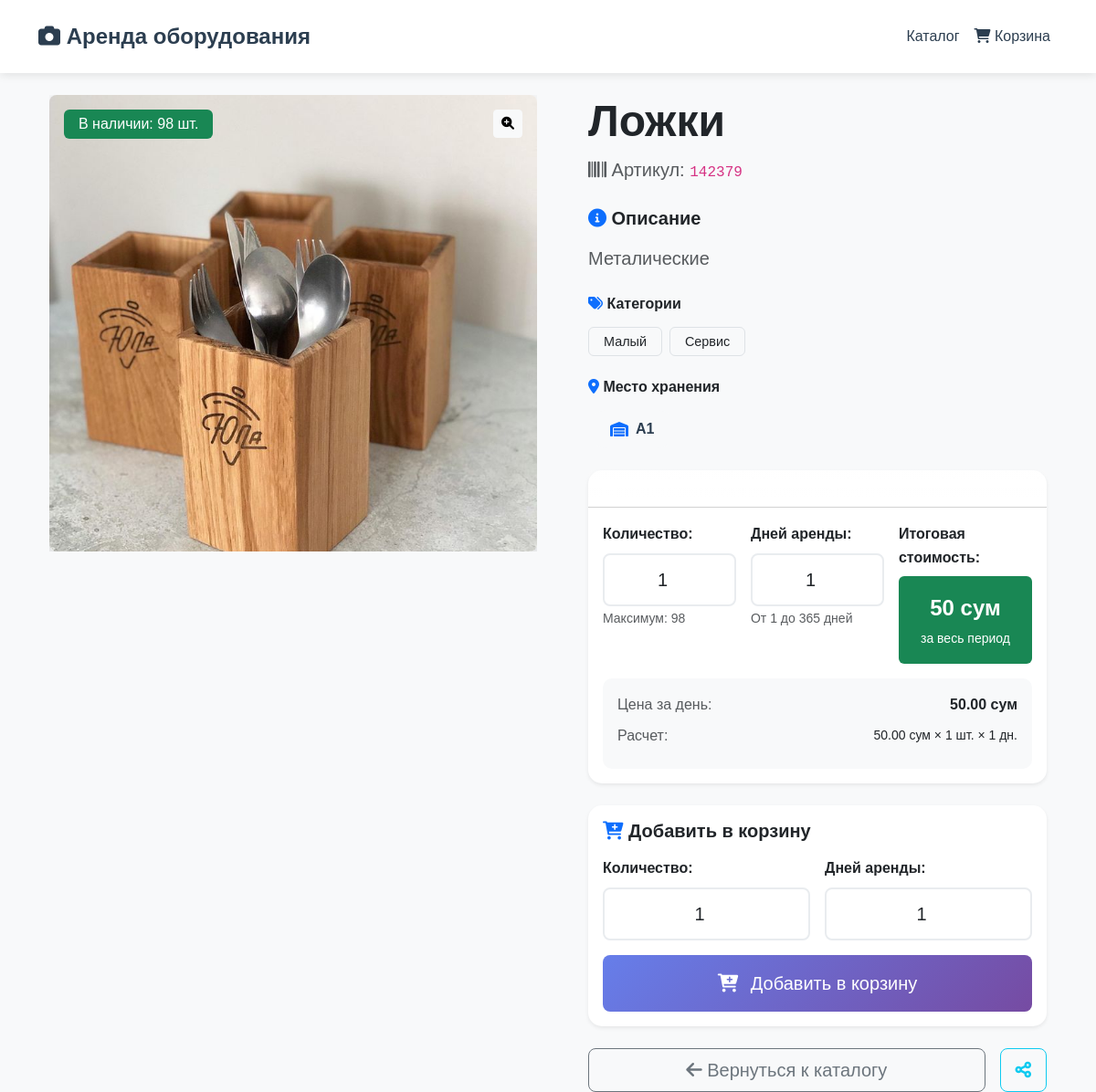
/product/1/, run on an earlier commit of the app's database.
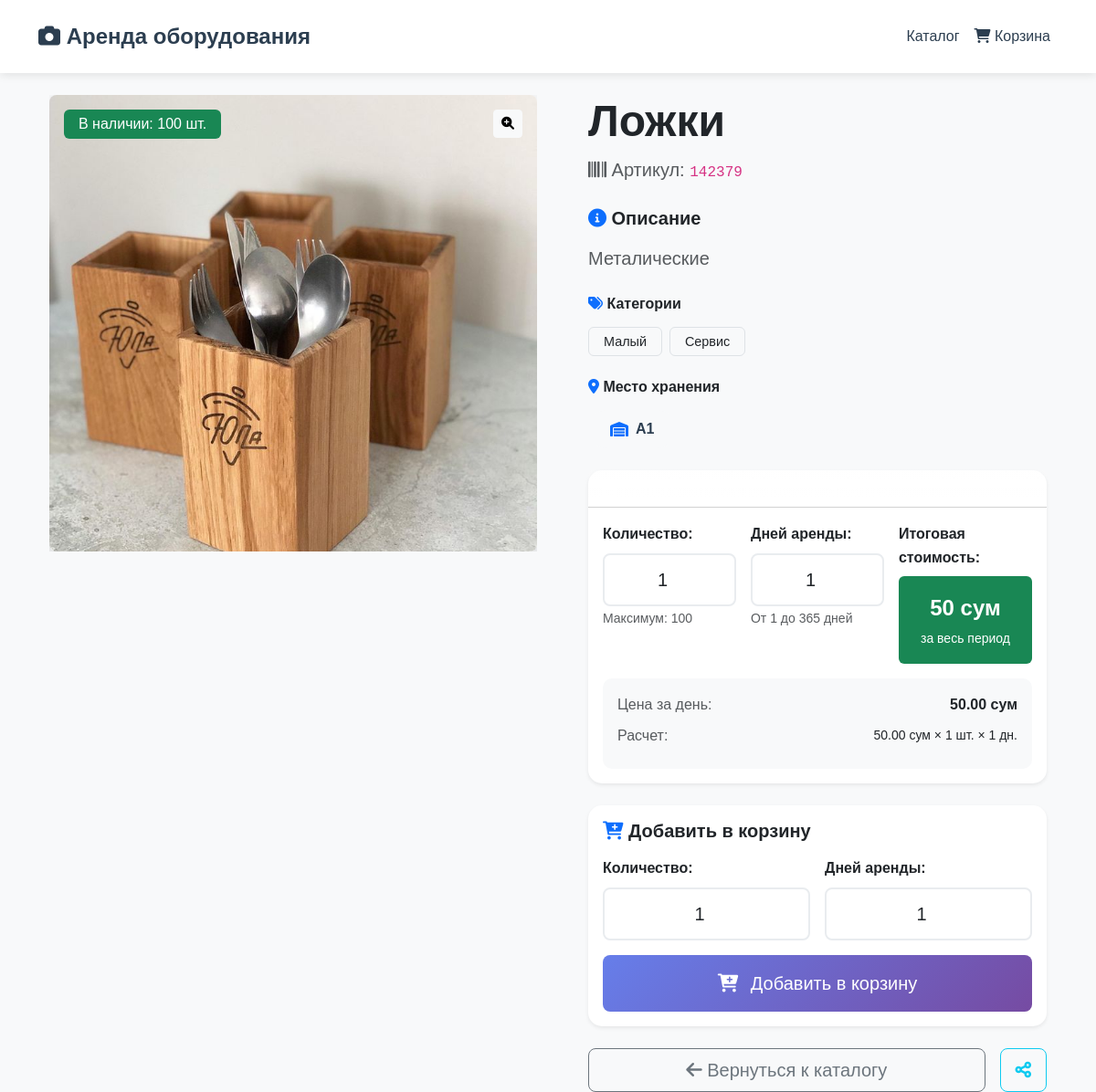
And on a later commit of the database.
### rental/models.py (models this page shows, shortened)
class Product(models.Model):
    name = models.CharField(max_length=200, verbose_name='Название')
    photo = models.ImageField(upload_to='products/', verbose_name='Фото')
    article = models.CharField(max_length=50, unique=True, verbose_name='Артикул')
    description = models.TextField(blank=True, verbose_name='Описание')
    quantity = models.IntegerField(default=0, verbose_name='Количество')
    available_quantity = models.IntegerField(default=0, verbose_name='Доступное количество')
    tags = models.ManyToManyField(Tag, blank=True, verbose_name='Теги')
    daily_price = models.DecimalField(max_digits=10, decimal_places=2, verbose_name='Цена за день')
    shelf = models.ForeignKey(Shelf, on_delete=models.CASCADE, verbose_name='Место хранения')
    created_at = models.DateTimeField(auto_now_add=True)
    def get_display_name(self):
        return self.name.capitalize()
    def get_display_description(self):
        if self.description:
            return self.description.capitalize()
        return ''
    class Meta:
        verbose_name = 'Товар'
        verbose_name_plural = 'Товары'

class Shelf(models.Model):
    storage = models.ForeignKey(Storage, on_delete=models.CASCADE, verbose_name='Стойка')
    number = models.CharField(max_length=10, verbose_name='Номер полки')
    def __str__(self):
        return f"{self.storage.name}{self.number}"
    class Meta:
        verbose_name = 'Полка'
        verbose_name_plural = 'Полки'

class Storage(models.Model):
    name = models.CharField(max_length=10, verbose_name='Название стойки')
    class Meta:
        verbose_name = 'Стойка'
        verbose_name_plural = 'Стойки'

### rental/views.py (the view)
# urls.py: path('product/<int:product_id>/', views.product_detail, name='product_detail'),
def product_detail(request, product_id):
    product = get_object_or_404(Product, id=product_id)
    return render(request, 'rental/product_detail.html', {'product': product})

### rental/models.py (called while the page is built)
    def get_display_name(self):
            return self.name.capitalize()

### templates/rental/product_detail.html (shortened to what the changed rows need)
{% extends 'base.html' %}
{% load rental_filters %}
{% block content %}
<div class="container-fluid">
    <div class="row">
        <div class="col-lg-6">
            <div class="product-gallery">
                {% if product.photo %}
                    <div class="main-image-container position-relative">
                        <img src="{{ product.photo.url }}" class="img-fluid rounded-3 shadow-lg main-product-image" alt="{{ product.name }}" id="mainImage">
                        <button class="btn btn-light btn-sm position-absolute top-0 end-0 m-3"
                                onclick="openImageModal()" title="Увеличить изображение">
                            <i class="fas fa-search-plus"></i>
                        </button>
                        <div class="position-absolute top-0 start-0 m-3">
                            {% if product.available_quantity <= 0 %}
                                <span class="badge bg-danger fs-6 px-3 py-2">Нет в наличии</span>
                            {% elif product.available_quantity <= 3 %}
                                <span class="badge bg-warning fs-6 px-3 py-2">Осталось: {{ product.available_quantity }} шт.</span>
                            {% else %}
                                <span class="badge bg-success fs-6 px-3 py-2">В наличии: {{ product.available_quantity }} шт.</span>
                            {% endif %}
                        </div>
                    </div>
                {% endif %}
            </div>
        </div>
        <div class="col-lg-6">
            <div class="product-info">
                <div class="mb-4">
                    <h1 class="display-5 fw-bold text-dark mb-2">{{ product.get_display_name }}</h1>
                    <p class="text-muted fs-5">
                        <i class="fas fa-barcode"></i> Артикул: <code class="fs-6">{{ product.article }}</code>
                    </p>
                </div>
                {% if product.description %}
                    <div class="mb-4">
                        <h5 class="fw-bold text-dark mb-3">
                            <i class="fas fa-info-circle text-primary"></i> Описание
                        </h5>
                        <p class="lead text-muted">{{ product.get_display_description }}</p>
                    </div>
                {% endif %}
                <div class="mb-4">
                    <div class="d-inline-flex align-items-center bg-light rounded-pill px-4 py-2">
                        <i class="fas fa-warehouse text-primary me-2"></i>
                        <span class="fw-bold">{{ product.shelf }}</span>
                    </div>
                </div>
                <div class="card border-0 shadow-sm mb-4">
                    <div class="card-body">
                        <div class="row g-3 mb-3">
                            <div class="col-md-4">
                                <label class="form-label fw-bold">Количество:</label>
                                <input type="number" id="calcQuantity" class="form-control form-control-lg text-center"
                                       value="1" min="1" max="{{ product.available_quantity }}" onchange="updateCalculation()">
                                <small class="text-muted">Максимум: {{ product.available_quantity }}</small>
                            </div>
                        </div>
                        <div class="calculation-details">
                            <div class="d-flex justify-content-between align-items-center mb-2">
                                <span class="text-muted">Цена за день:</span>
                                <span class="fw-bold">{{ product.daily_price }} сум</span>
                            </div>
                            <div class="d-flex justify-content-between align-items-center mb-2">
                                <span class="text-muted">Расчет:</span>
                                <span class="small" id="calculationBreakdown">
                                    {{ product.daily_price }} сум × <span id="quantityDisplay">1</span> шт. × <span id="daysDisplay">{{ request.GET.days|default:1 }}</span> дн.
                                </span>
                            </div>
                        </div>
                    </div>
                </div>
            </div>
        </div>
    </div>
</div>
{% endblock %}

What changed in the data, as far as the page shows it:
changed Product "Ложки": available_quantity "98" → "100"
